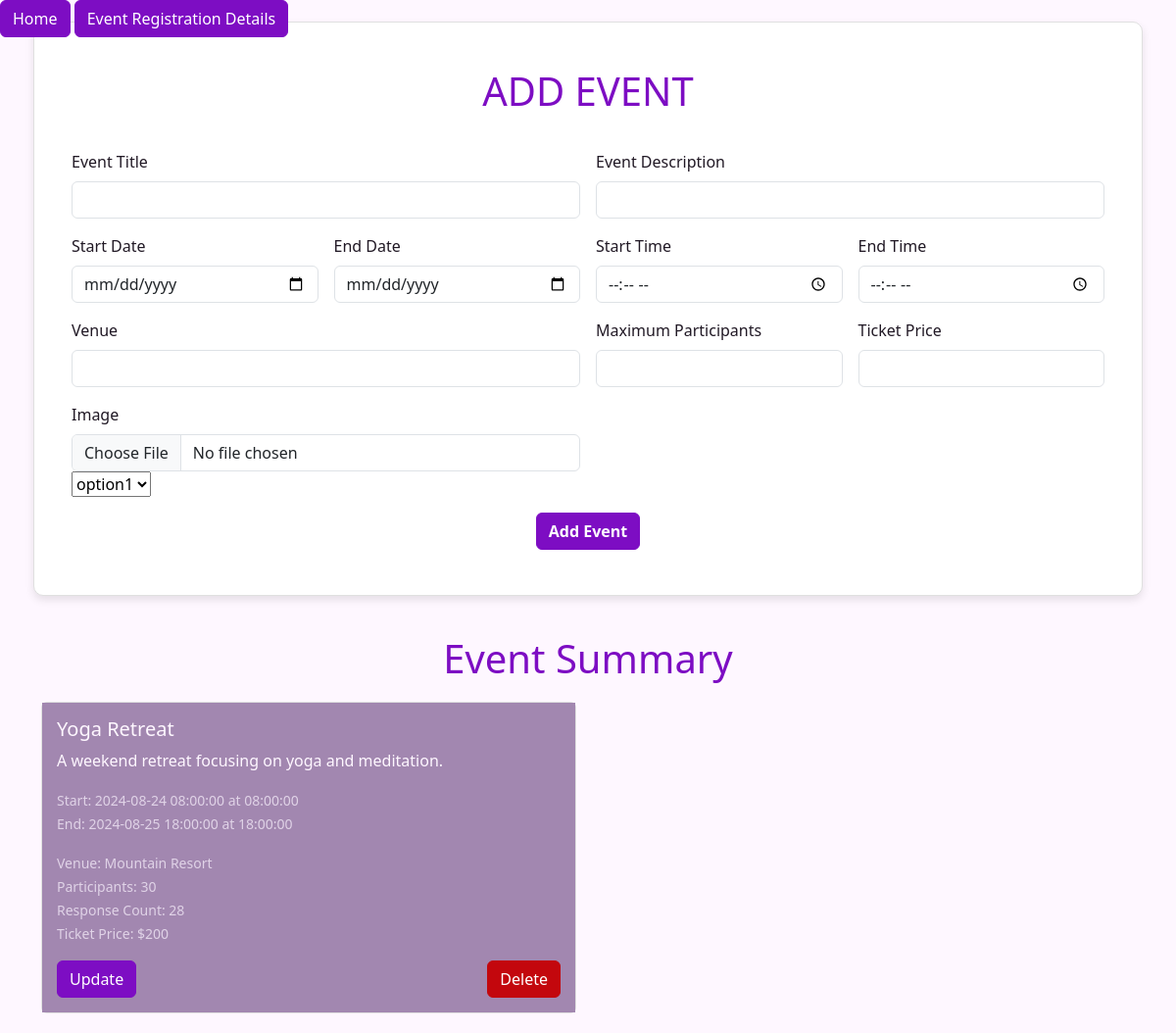
The app's page /EMS_WAD/pages/addEvent.php (signed in) with its own data.
### tables this page shows
CREATE TABLE `event` (
  `event_id` int(11) NOT NULL,
  `event_title` varchar(500) NOT NULL,
  `event_description` mediumtext NOT NULL,
  `start_date` datetime NOT NULL DEFAULT current_timestamp(),
  `end_date` datetime NOT NULL DEFAULT current_timestamp(),
  `start_time` time NOT NULL DEFAULT '00:00:00',
  `end_time` time NOT NULL DEFAULT '00:00:00',
  `venue` varchar(1000) NOT NULL,
  `max_count` int(11) NOT NULL,
  `response_count` int(11) NOT NULL,
  `organizer_id` int(11) NOT NULL,
  `ticket_price` double NOT NULL,
  `status` varchar(255) NOT NULL DEFAULT 'active',
  `img_url` varchar(100) NOT NULL
);

### EMS_WAD/pages/addEvent.php (the view, shortened to what this page needs)
<?php
$userId = isset($_SESSION['userId']) ? $_SESSION['userId'] : 0;
$dbcon = new DbConnector();
$conn = $dbcon->connect();
$query = "SELECT * FROM event WHERE organizer_id=?";
$stmt = $conn->prepare($query);
$stmt->bindParam(1, $userId);
$stmt->execute();
$rs = $stmt->fetchAll(PDO::FETCH_OBJ);
?>
<!doctype html>
<html lang="en">
<head>
  <link href="https://cdn.jsdelivr.net/npm/bootstrap@5.3.3/dist/css/bootstrap.min.css" rel="stylesheet">
  <button onclick="redirectToPage(1)" class="btn btn-primary">Home</button>
  <button onclick="redirectToPage(2)" class="btn btn-primary">Event Registration Details</button>
</head>
<body>
  <div class="container">
    <form class="row g-3 form-container" method="POST" action="../Controller/addEventControl.php?s=<?php echo isset($_GET['s']) ? $_GET['s'] : '' ?>" enctype="multipart/form-data">
      <h1 class="form-title">ADD EVENT</h1>
      <div class="col-md-6">
        <label for="inputEmail4" class="form-label">Event Title</label>
        <input type="text" class="form-control" id="inputEmail4" name="title" required>
      </div>
      <div class="col-md-6">
        <label for="inputPassword4" class="form-label">Event Description</label>
        <input type="text" class="form-control" id="inputPassword4" name="description" required>
      </div>
      <div class="col-md-3">
        <label for="startDate" class="form-label">Start Date</label>
        <input type="date" class="form-control" id="startDate" name="startDate" required>
      </div>
      <div class="col-md-3">
        <label for="endDate" class="form-label">End Date</label>
        <input type="date" class="form-control" id="endDate" name="endDate" required>
      </div>
      <div class="col-md-3">
        <label for="startTime" class="form-label">Start Time</label>
        <input type="time" class="form-control" id="startTime" name="startTime" required>
      </div>
      <div class="col-md-3">
        <label for="endTime" class="form-label">End Time</label>
        <input type="time" class="form-control" id="endTime" name="endTime" required>
      </div>
      <div class="col-md-6">
        <label for="venue" class="form-label">Venue</label>
        <input type="text" class="form-control" id="venue" name="venue" required>
      </div>
      <div class="col-md-3">
        <label for="maxParticipant" class="form-label">Maximum Participants</label>
        <input type="number" class="form-control" id="maxParticipant" name="maxParticipant" required>
      </div>
      <div class="col-md-3">
        <label for="ticketPrice" class="form-label">Ticket Price</label>
        <input type="number" class="form-control" id="ticketPrice" name="ticketPrice" required>
      </div>
      <div class="col-md-6">
        <label for="img" class="form-label">Image</label>
        <input type="file" class="form-control" id="img" name="image">
         <select>
               <option>option1</option>
           </select>
      </div>
      <div class="col-12 d-flex justify-content-center">
        <button type="submit" class="btn btn-primary" style="font-weight: bold">Add Event</button>
      </div>
    </form>
    <h1 class="event-summary-title">Event Summary</h1>
    <div class="row">
      <?php foreach ($rs as $row) : ?>
        <div class="col-md-6">
          <div class="card event-card">
            <div class="card-body">
              <h5 class="card-title"><?php echo htmlspecialchars($row->event_title); ?></h5>
              <p class="card-text"><?php echo htmlspecialchars($row->event_description); ?></p>
              <p class="card-text">
                <small class="text-muted">
                  Start: <?php echo htmlspecialchars($row->start_date); ?> at <?php echo htmlspecialchars($row->start_time); ?><br>
                  End: <?php echo htmlspecialchars($row->end_date); ?> at <?php echo htmlspecialchars($row->end_time); ?>
                </small>
              </p>
              <p class="card-text">
                <small class="text-muted">
                  Venue: <?php echo htmlspecialchars($row->venue); ?><br>
                  Participants: <?php echo htmlspecialchars($row->max_count); ?><br>
                  Response Count: <?php echo htmlspecialchars($row->response_count); ?><br>
                  Ticket Price: $<?php echo htmlspecialchars($row->ticket_price); ?>
                </small>
              </p>
              <div class="d-flex justify-content-between">
                <button type="button" class="btn btn-primary " data-bs-toggle="modal" data-bs-target="#modal-<?php echo $row->event_id; ?>">Update</button>
                <form method="POST" action="../Controller/deleteEvent.php" onsubmit="return confirm('Are you sure you want to delete this store?');">
                  <button type="submit" class="btn btn-danger">Delete</button>
                </form>
              </div>
            </div>
          </div>
        </div>
      <?php endforeach; ?>
    </div>
  </div>
</body>
</html>

### EMS_WAD/pages/addEvent.php (style rules this page uses)
body { background-color: #FEF7FF; color: #211925; }
.form-container { background-color: #FFFFFF; padding: 30px; border-radius: 10px; box-shadow: 0 4px 8px rgba(0, 0, 0, 0.1); border: 1px solid #e0e0e0; }
.form-title { text-align: center; margin-bottom: 20px; color: #7D0DC3; }
.event-summary-title { text-align: center; margin-top: 40px; margin-bottom: 20px; color: #7D0DC3; }
.event-card { margin-bottom: 20px; border: 1px solid #e0e0e0; }
.event-card .card-body { padding: 15px; background-color: #A287B0; color: #FEF7FF; }
.btn-primary { background-color: #7D0DC3; border-color: #7D0DC3; }
.btn-danger { background-color: #C3070D; border-color: #C3070D; }
.card-title { color: #FEF7FF; }
.text-muted { color: #E0D3E7 !important; }

### records on screen
event: event_title "Yoga Retreat", event_description "A weekend retreat focusing on yoga and meditation.", start_date "2024-08-24 08:00:00", start_time "08:00:00", end_date "2024-08-25 18:00:00", end_time "18:00:00", venue "Mountain Resort", max_count "30", response_count "28", ticket_price "200"
